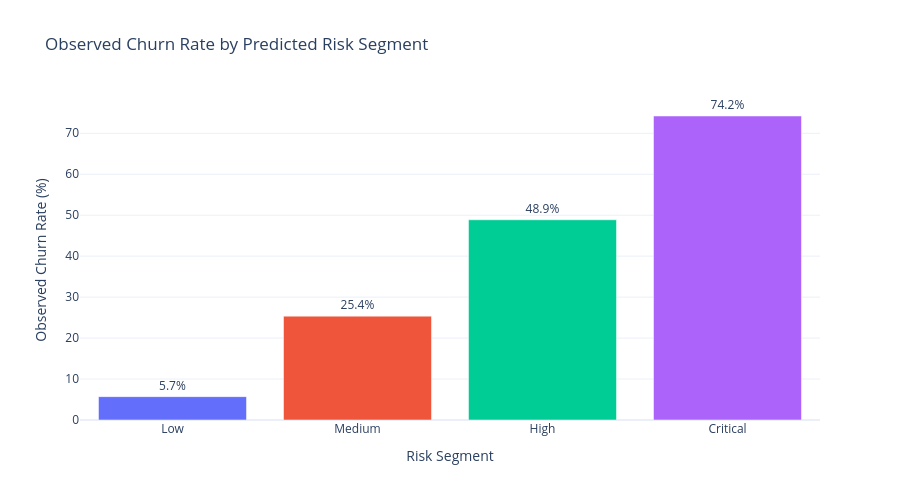

The notebook cell saved with this chart:
### Code cell
fig = px.bar(
    risk_summary,
    x="Risk Segment",
    y="Actual_Churn_Rate",
    text=risk_summary["Actual_Churn_Rate"].round(1),
    color="Risk Segment",
    template="plotly_white",
    title="Observed Churn Rate by Predicted Risk Segment"
)

fig.update_traces(
    texttemplate="%{text:.1f}%",
    textposition="outside"
)

fig.update_layout(
    showlegend=False,
    width=900,
    height=500,
    yaxis_title="Observed Churn Rate (%)"
)

fig.show()

### Figure 1 — Plotly figure (JSON) as saved in the notebook; plotly's stock layout.template omitted (floating-point values rounded to 4 significant figures)
{"data": [{"hovertemplate": "Risk Segment=%{x}<br>Actual_Churn_Rate=%{y}<br>text=%{text}<extra></extra>", "legendgroup": "Low", "marker": {"color": "#636efa", "pattern": {"shape": ""}}, "name": "Low", "orientation": "v", "showlegend": true, "text": [5.7], "textposition": "outside", "texttemplate": "%{text:.1f}%", "type": "bar", "x": ["Low"], "xaxis": "x", "y": [5.705], "yaxis": "y"}, {"hovertemplate": "Risk Segment=%{x}<br>Actual_Churn_Rate=%{y}<br>text=%{text}<extra></extra>", "legendgroup": "Medium", "marker": {"color": "#EF553B", "pattern": {"shape": ""}}, "name": "Medium", "orientation": "v", "showlegend": true, "text": [25.4], "textposition": "outside", "texttemplate": "%{text:.1f}%", "type": "bar", "x": ["Medium"], "xaxis": "x", "y": [25.36], "yaxis": "y"}, {"hovertemplate": "Risk Segment=%{x}<br>Actual_Churn_Rate=%{y}<br>text=%{text}<extra></extra>", "legendgroup": "High", "marker": {"color": "#00cc96", "pattern": {"shape": ""}}, "name": "High", "orientation": "v", "showlegend": true, "text": [48.9], "textposition": "outside", "texttemplate": "%{text:.1f}%", "type": "bar", "x": ["High"], "xaxis": "x", "y": [48.88], "yaxis": "y"}, {"hovertemplate": "Risk Segment=%{x}<br>Actual_Churn_Rate=%{y}<br>text=%{text}<extra></extra>", "legendgroup": "Critical", "marker": {"color": "#ab63fa", "pattern": {"shape": ""}}, "name": "Critical", "orientation": "v", "showlegend": true, "text": [74.2], "textposition": "outside", "texttemplate": "%{text:.1f}%", "type": "bar", "x": ["Critical"], "xaxis": "x", "y": [74.21], "yaxis": "y"}], "layout": {"barmode": "relative", "height": 500, "legend": {"title": {"text": "Risk Segment"}, "tracegroupgap": 0}, "showlegend": false, "title": {"text": "Observed Churn Rate by Predicted Risk Segment"}, "width": 900, "xaxis": {"anchor": "y", "categoryarray": ["Low", "Medium", "High", "Critical"], "categoryorder": "array", "domain": [0, 1], "title": {"text": "Risk Segment"}}, "yaxis": {"anchor": "x", "domain": [0, 1], "title": {"text": "Observed Churn Rate (%)"}}}}
